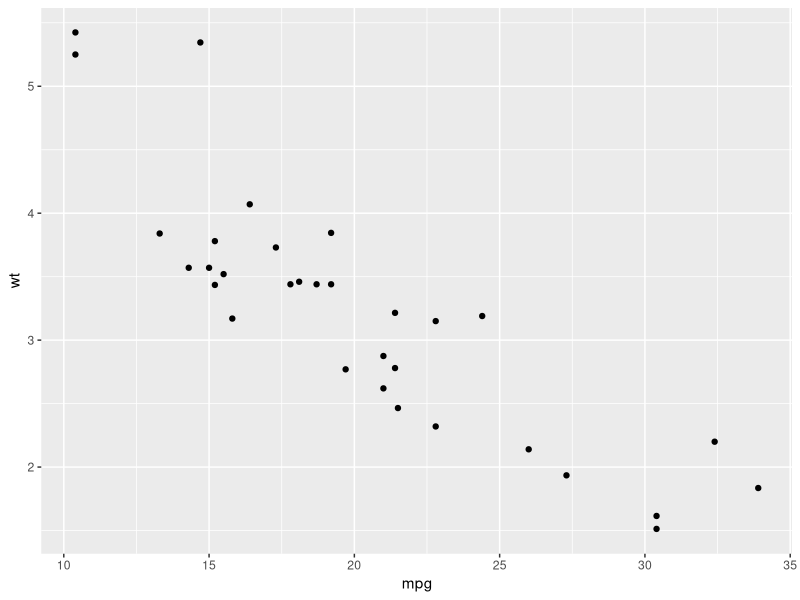
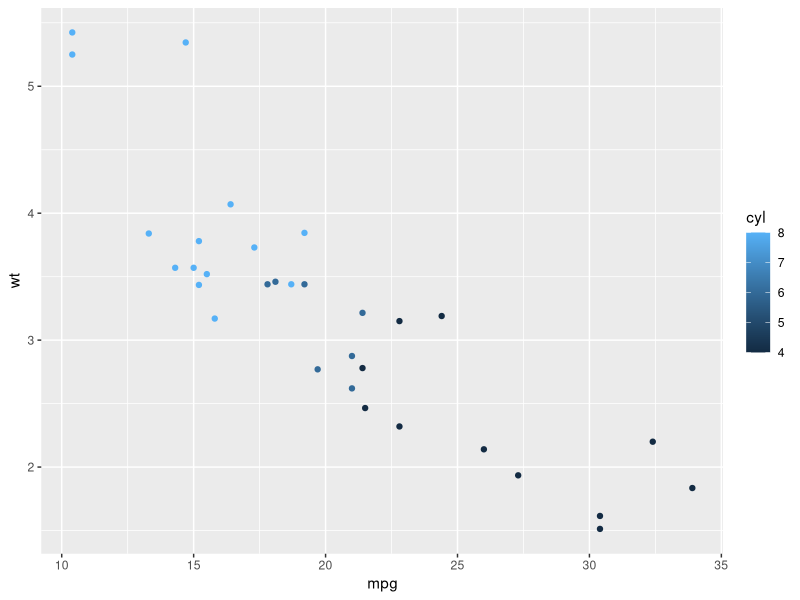
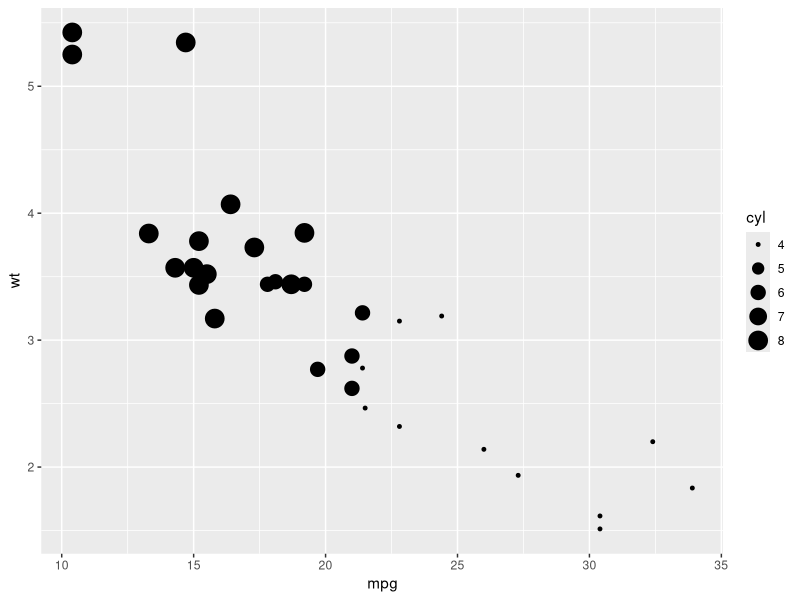
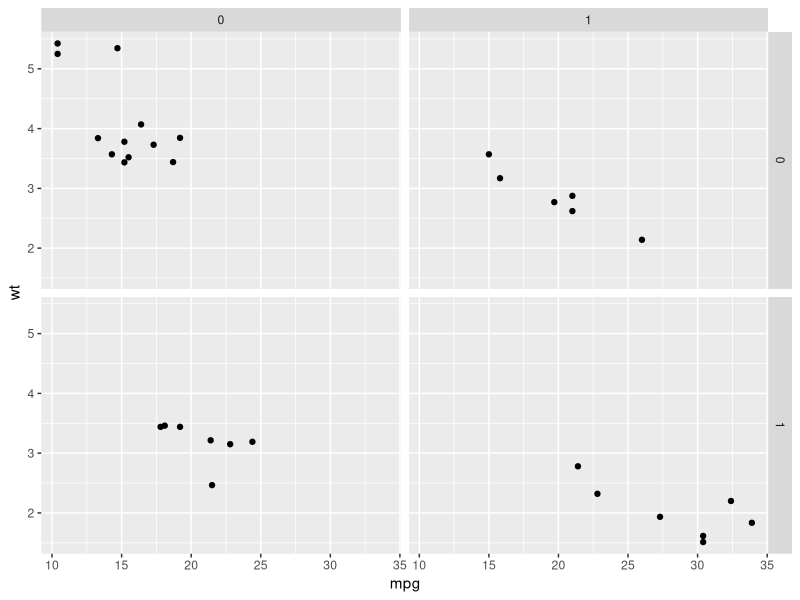

The R script that drew these images, in order:
library(ggplot2)


### Name: qplot
### Title: Quick plot
### Aliases: qplot quickplot

### ** Examples

# Use data from data.frame
qplot(mpg, wt, data = mtcars)
qplot(mpg, wt, data = mtcars, colour = cyl)
qplot(mpg, wt, data = mtcars, size = cyl)
qplot(mpg, wt, data = mtcars, facets = vs ~ am)

## No test: 
##D qplot(1:10, rnorm(10), colour = runif(10))
##D qplot(1:10, letters[1:10])
##D mod <- lm(mpg ~ wt, data = mtcars)
##D qplot(resid(mod), fitted(mod))
##D 
##D f <- function() {
##D    a <- 1:10
##D    b <- a ^ 2
##D    qplot(a, b)
##D }
##D f()
##D 
##D # To set aesthetics, wrap in I()
##D qplot(mpg, wt, data = mtcars, colour = I("red"))
##D 
##D # qplot will attempt to guess what geom you want depending on the input
##D # both x and y supplied = scatterplot
##D qplot(mpg, wt, data = mtcars)
##D # just x supplied = histogram
##D qplot(mpg, data = mtcars)
##D # just y supplied = scatterplot, with x = seq_along(y)
##D qplot(y = mpg, data = mtcars)
##D 
##D # Use different geoms
##D qplot(mpg, wt, data = mtcars, geom = "path")
##D qplot(factor(cyl), wt, data = mtcars, geom = c("boxplot", "jitter"))
##D qplot(mpg, data = mtcars, geom = "dotplot")
## End(No test)
